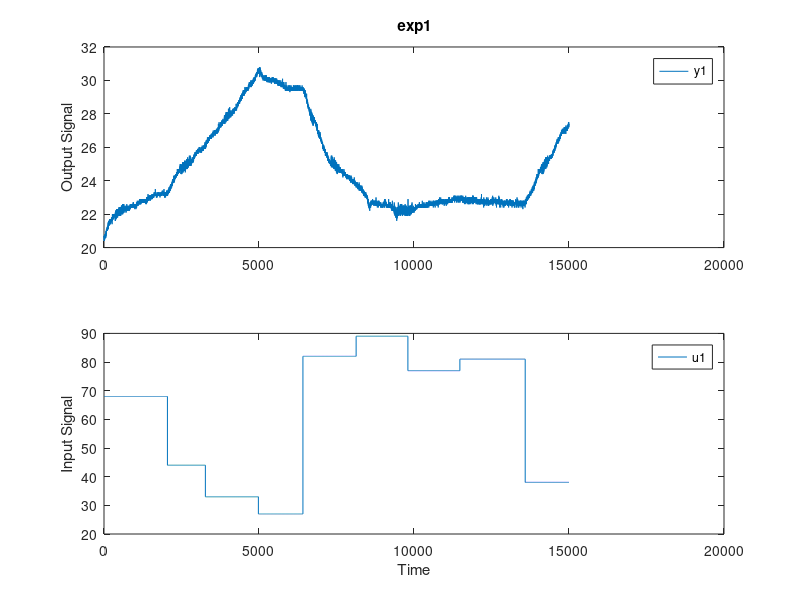

The MATLAB source for this figure: (Note: this script raises an error after producing the figure.)
clear all
clc
close all
load NN_Temperature_Control
%% Experimental Data
data = iddata(Y',U',Ts);
figure,plot(data);
advice(data)
%% Training and Validation Data
n = length(Y)/2;
train = detrend(data(1:n),0);
valid = detrend(data(n+1:end),0);

% Detrending the data improve the fit massively
%% Delay evaluation
% impulse(train,'sd',3,'fill');
% no delay -> nk = 1
%% ARX Model
kmax = 20;
maxOrd(kmax,data,train,valid,'arx')
% kmax = 20;
% maxFit(kmax,train,valid)
na = 6;
nb = na;
nk = 1;
ARX = arx(train,[na nb nk]);
figure,compare(valid,ARX);
advice(ARX,valid)
figure,resid(ARX,valid);

Uf = filter(1,ARX.A,U); % input filtered
Yf = filter(1,ARX.A,Y); % output filtered
dataf = iddata(Yf',Uf',Ts);
n = length(Yf)/2;
trainf = detrend(dataf(1:n));
validf = detrend(dataf(n+1:end));
ARXf = arx(trainf,[na nb nk]);
compare(validf,ARXf)
% Fit 70%
%% Box Jenkins
kmax = 20;
maxOrd(kmax,data,train,valid,'bj')
nb = 6; 
na = 8;
nc = 6;
nd = 6;
nk = 1;
BJ = bj(train,[nb nc nd na nk]);
figure,compare(valid,BJ),title('Box Jenkins - [na,nb,nc,nd,nk] = [8,6,6,6,1]')
advice(BJ,valid)
figure,resid(BJ,valid);
% Prefiltering on Box Jenkins
% Let choose for filtering L(z) = W(z) = C(z)/D(z)(z) and filter only the input U
Uf = filter(BJ.C,BJ.D,U); % input filtered
Yf = filter(BJ.C,BJ.D,Y); % output filtered
dataf = iddata(Yf',Uf');
n = length(Yf)/2;
trainf = detrend(dataf(1:n));
validf = detrend(dataf(n+1:end));
nb = 6; 
na = 8;
nc = 6;
nd = 6;
nk = 1;
BJf = bj(trainf,[nb nc nd na nk]);
figure,compare(validf,BJf)
figure, step(BJ,BJf),legend('stima senza pref.','stima con pref.')
% Fit of 85%
%% OE
kmax = 20;
maxOrd(kmax,data,train,valid,'oe')
na = 6;
nb = na;
nk = 1;
OE = oe(train,[na nb nk]);
figure,compare(valid,OE);
advice(OE,valid)
figure,resid(OE,valid);
% Fit 50%
%% ARMAX
kmax = 20;
maxOrd(kmax,data,train,valid,'armax')
na = 8;
nb = na;
nc = 5;
nk = 1;
ARMAX = armax(train,[na nb nc nk]);
figure,compare(valid,ARMAX);
advice(ARMAX,valid)
figure,resid(ARMAX,valid);
% Fit 66%
%% NLARX
kmax = 20;
maxOrd(kmax,data,train,valid,'nlarx')
NLARX = nlarx(train,[5 5 1],'sigmoidnet');
figure,resid(valid,NLARX)
% NLARX = nlarx(train,[5 5 1],'linear');
compare(valid,NLARX)
% Whitness analysis not passed
%% Hammerstein-Weiner Model
HW = nlhw(train,[9 9 1],saturation('LinearInterval',[0,100]),[]);
figure,compare(valid,HW)
figure,resid(valid,HW)
% Fit 71%
% Whitness analysis not passed
%% Compare
 load modelComparison
figure,compare(valid,ARX,ARMAX,BJ,OE,NLARX,HW)
% As can be seen, a Box Jenkins Model could be the best one
%% Neural Network
% clear all
% load  NN_Temperature_Control
% net = newff(U,Y,[2 2 2 2 2 2]);
% Ynet = sim(net,U);
% figure(),plot(U,Ynet,'ok',U,Y,'or')

% train
% net.trainParam.epochs = 200;
% net = train(net,U,Y);
% Ynet = sim(net,U);
% figure(),plot(U,Ynet,'ok',U,Y,'or')

function [] = maxFit(kmax,train,valid)
for k = 1:kmax
    m = nlhw(train,[k k 1],saturation('LinearInterval',[0,100]),[]);
    [~,fit,~] = compare(valid,m);
    Fit(k) = fit;
  end
figure,plot(1:kmax,Fit)
end

function [] = maxOrd(kmax,data,train,valid,model)
N1 = length(train.U);
N = length(data.U);
for k = 1:kmax
    switch(model)
        case 'arx'
            m = arx(train,[k k 1]);
        case 'bj'
            m = bj(train,[k k k k 1]);
        case 'armax'
            m  = armax(train,[k k k 1]);
        case 'oe'
            m = oe(train,[k k 1]);
        case 'nlarx'
           m = nlarx(train,[k k 1],'sigmoidnet');
    end
    ept = pe(m,train);
    epv = pe(m,valid);
    Jt(k) = cov(ept.Outputdata);
    Jv(k) = cov(epv.Outputdata);
   Jfpe(k) = fpe(m);
   %  FPE = Akaikes Final Predition Error = JPT*(N+n)/(N-n)
   Jaic(k) = aic(m);
   %  AIC = Akaikes Information Criterion log(JPT) + 2n/N  
   n=2*k;
   Jmdl(k) = log(N1)*n/N1 + log(Jt(k));
end
x=1:kmax;
figure('NumberTitle', 'off', 'Name',model), plot(x,Jt,'b',x,Jv,'r'),xlabel('model order'),ylabel('J_{PRED}')
           legend('training','validation')
           

% figure(), subplot(311),plot(x,Jfpe),xlabel('model order'),ylabel('FPE')
%            subplot(312),plot(x,Jaic),xlabel('model order'),ylabel('AIC')
%            subplot(313),plot(x,Jmdl),xlabel('model order'),ylabel('MDL')
end










